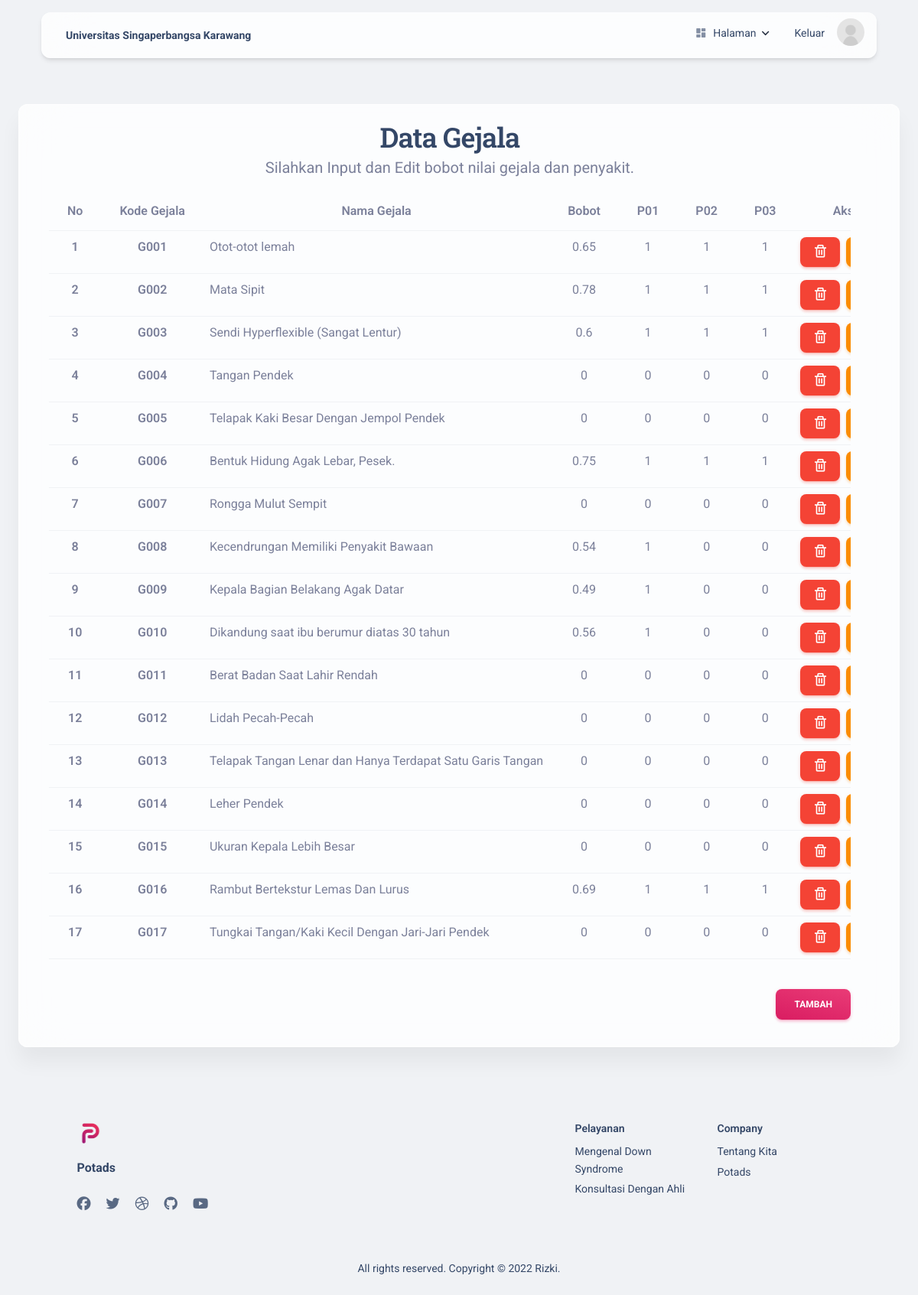
The page /pages/admingejala.php (signed in) on the database as committed earlier.
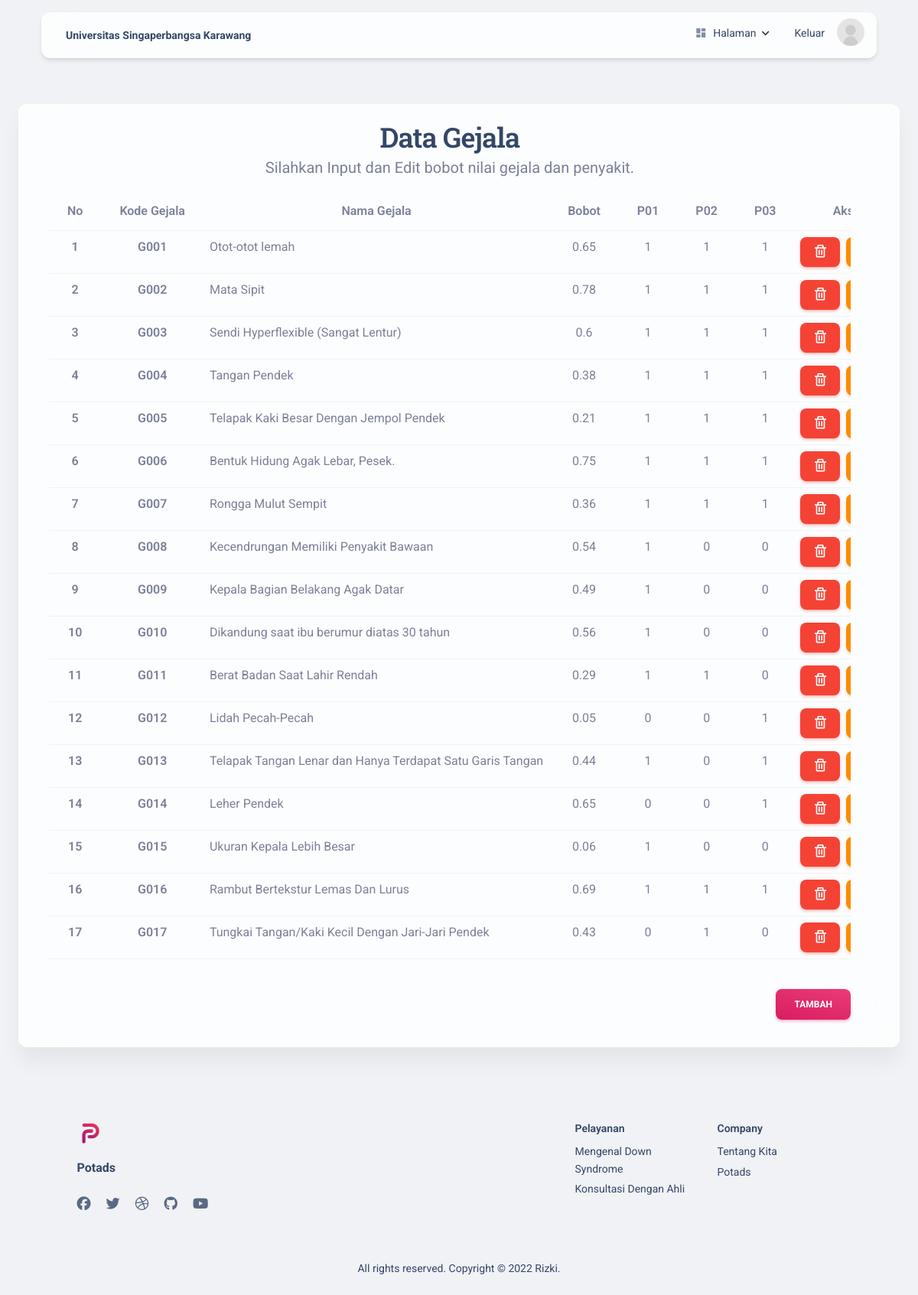
The same page on the database as committed later.
### tables this page shows
CREATE TABLE `gejala` (
  `kode_gejala` varchar(50) NOT NULL,
  `nama_gejala` varchar(100) NOT NULL,
  `bobot` float NOT NULL,
  `p01` int(5) NOT NULL,
  `p02` int(5) NOT NULL,
  `p03` int(5) NOT NULL
);

### pages/admingejala.php (the view, shortened to what this page needs)
<!DOCTYPE html>
<html lang="en" itemscope itemtype="http://schema.org/WebPage">
<head>
  <link href="../assets/css/nucleo-icons.css" rel="stylesheet" />
  <link href="../assets/css/nucleo-svg.css" rel="stylesheet" />
  <link href='https://unpkg.com/boxicons@2.1.2/css/boxicons.min.css' rel='stylesheet'>
  <link id="pagestyle" href="../assets/css/material-kit.css?v=3.0.4" rel="stylesheet" />
</head>
<body class="index-page bg-gray-200">
  <?php
  include 'navbaradmin.php';
  ?>
  <div class="card card-body blur shadow-blur mx-3 mx-md-4 mt-n6">
    <section class="my-0 py-0">
      <div class="container">
        <div class="row">
          <div class="row justify-content-center text-center my-sm-1">
            <div class="col-lg-12 ">
              <h2 class="text-dark mb-0">Data Gejala </h2>
              <p class="lead">Silahkan Input dan Edit bobot nilai gejala dan penyakit. </p>
              <div class="table-responsive">
                <table class="table table-hover">
                  <thead>
                    <tr>
                      <th scope="col">No</th>
                      <th scope="col">Kode Gejala</th>
                      <th scope="col">Nama Gejala</th>
                      <th scope="col">bobot</th>
                      <th scope="col">p01</th>
                      <th scope="col">p02</th>
                      <th scope="col">p03</th>
                      <th scope="col">Aksi</th>
                    </tr>
                  </thead>
                  <tbody>
                    <?php
                    include 'koneksi.php';
                    $no = 1;
                    $query = mysqli_query($koneksi, "SELECT * FROM gejala") or die(mysqli_error($koneksi));
                    foreach ($query as $data) {
                    ?>
                      <tr>
                        <th class="text-center" scope="row"><?php echo $no ?></th>
                        <th class="text-center" scope="row"><?php echo $data['kode_gejala'] ?></th>
                        <td class="text-start"><?php echo $data['nama_gejala'] ?></td>
                        <td class="text-center"><?php echo $data['bobot'] ?></td>
                        <td class="text-center"><?php echo $data['p01'] ?></td>
                        <td class="text-center"><?php echo $data['p02'] ?></td>
                        <td class="text-center"><?php echo $data['p03'] ?></td>
                        <td class="text-center">
                          <a href="phpadmingejalahapus.php?kode_gejala=<?php echo $data['kode_gejala'] ?>" onclick="return confirm('Anda yakin akan menghapus data ini?')">
                            <button type="button" class="btn btn-danger btn-sm w-auto me-1 mb-0 pt-2">
                              <i class='bx bx-trash' style="font-size : 1.25rem;"></i>
                            </button>
                          </a>
                          <button type="button" class="btn btn-warning btn-sm w-auto me-1 mb-0 pt-2" data-bs-toggle="modal" data-bs-target="#exampleModal2<?php echo $data['kode_gejala']; ?>">
                          </button>
                        </td>
                      </tr>
                    <?php
                      $no++;
                    }
                    ?>
                  </tbody>
                </table>
              </div>
              <button type="button" class="btn bg-gradient-primary w-auto me-auto float-end mt-4" data-bs-toggle="modal" data-bs-target="#exampleModal">Tambah</button>
            </div>
          </div>
        </div>
      </div>
    </section>
  </div>
  <footer class="footer pt-5 mt-5">
    <div class="container">
      <div class=" row">
        <div class="col-md-3 mb-4 ms-auto">
          <div>
            <a href="https://www.creative-tim.com/product/material-kit">
              <img src="../assets/img/logo.png" class="mb-3 footer-logo" alt="main_logo">
            </a>
            <h6 class="font-weight-bolder mb-4">Potads</h6>
          </div>
          <div>
            <ul class="d-flex flex-row ms-n3 nav">
              <li class="nav-item">
                <a class="nav-link pe-1" href="https://www.facebook.com/CreativeTim" target="_blank">
                  <i class="fab fa-facebook text-lg opacity-8"></i>
                </a>
              </li>
              <li class="nav-item">
                <a class="nav-link pe-1" href="https://twitter.com/creativetim" target="_blank">
                  <i class="fab fa-twitter text-lg opacity-8"></i>
                </a>
              </li>
              <li class="nav-item">
                <a class="nav-link pe-1" href="https://dribbble.com/creativetim" target="_blank">
                  <i class="fab fa-dribbble text-lg opacity-8"></i>
                </a>
              </li>
              <li class="nav-item">
                <a class="nav-link pe-1" href="https://github.com/creativetimofficial" target="_blank">
                  <i class="fab fa-github text-lg opacity-8"></i>
                </a>
              </li>
              <li class="nav-item">
                <a class="nav-link pe-1" href="https://www.youtube.com/channel/UCVyTG4sCw-rOvB9oHkzZD1w" target="_blank">
                  <i class="fab fa-youtube text-lg opacity-8"></i>
                </a>
              </li>
            </ul>
          </div>
        </div>
        <div class="col-md-2 col-sm-6 col-6 mb-4 ">
          <div>
            <h6 class="text-sm">Pelayanan </h6>
            <ul class="flex-column ms-n3 nav">
              <li class="nav-item">
                <a class="nav-link" href="../index.php#DownSyndrome">
                  Mengenal Down Syndrome
                </a>
              </li>
              <li class="nav-item">
                <a class="nav-link" href="konsultasi.php">
                  Konsultasi Dengan Ahli
                </a>
              </li>
            </ul>
          </div>
        </div>
        <div class="col-md-2 col-sm-6 col-6 mb-4 me-auto">
          <div>
            <h6 class="text-sm">Company</h6>
            <ul class="flex-column ms-n3 nav">
              <li class="nav-item">
                <a class="nav-link" href="../index.php#tentangKita">
                  Tentang Kita
                </a>
              </li>
              <li class="nav-item">
                <a class="nav-link" href="../index.php">
                  Potads
                </a>
              </li>
            </ul>
          </div>
        </div>
        <div class="col-12">
          <div class="text-center">
            <p class="text-dark my-4 text-sm font-weight-normal">
              All rights reserved. Copyright © <a href="http://keenu.epizy.com/" target="_blank"> Rizki</a>.
            </p>
          </div>
        </div>
      </div>
    </div>
  </footer>
</body>
</html>

### pages/navbaradmin.php (shortened to what this page needs)
<div class="container position-sticky z-index-sticky top-0">
    <div class="row">
        <div class="col-12">
            <nav class="navbar navbar-expand-lg  blur border-radius-xl top-0 z-index-fixed shadow position-absolute my-3 py-2 start-0 end-0 mx-4">
                <div class="container-fluid px-0">
                    <a class="navbar-brand font-weight-bolder ms-sm-3" href="../index.php#home" rel="tooltip" title="Design by Rizki" data-placement="bottom">
                        Universitas Singaperbangsa Karawang
                    </a>
                    <div class="collapse navbar-collapse pt-3 pb-2 py-lg-0 w-100" id="navigation">
                        <ul class="navbar-nav navbar-nav-hover ms-auto">
                            <li class="nav-item dropdown dropdown-hover mx-2">
                                <a class="nav-link ps-2 d-flex cursor-pointer align-items-center" id="dropdownMenuPages" data-bs-toggle="dropdown" aria-expanded="false">
                                    <i class="material-icons opacity-6 me-2 text-md">dashboard</i>
                                    Halaman
                                    <img src="../assets/img/down-arrow-dark.svg" alt="down-arrow" class="arrow ms-auto ms-md-2">
                                </a>
                            </li>
                            <li class="nav-item dropdown dropdown-hover mx-2">
                                <a href="./phplogout.php" class="nav-link ps-2 d-flex cursor-pointer align-items-center" aria-expanded="false">
                                    Keluar
                                </a>
                            </li>
                            <li class="nav-item my-auto ms-3 ms-lg-0">
                                <a href="javascript:;" class="avatar avatar-sm rounded-circle">
                                    <img alt="Image placeholder" src="../assets/img/foto_profil/<?= $_SESSION["foto_profil"] ?>">
                                </a>
                            </li>
                        </ul>
                    </div>
                </div>
            </nav>
        </div>
    </div>
</div>

Rows that differ between the two databases and show on the page:
changed gejala "Tangan Pendek": bobot "0" → "0.38"; p01 "0" → "1"; p02 "0" → "1"; p03 "0" → "1"
changed gejala "Telapak Kaki Besar Dengan Jempol Pendek": bobot "0" → "0.21"; p01 "0" → "1"; p02 "0" → "1"; p03 "0" → "1"
changed gejala "Rongga Mulut Sempit": bobot "0" → "0.36"; p01 "0" → "1"; p02 "0" → "1"; p03 "0" → "1"
changed gejala "Berat Badan Saat Lahir Rendah": bobot "0" → "0.29"; p01 "0" → "1"; p02 "0" → "1"
changed gejala "Lidah Pecah-Pecah": bobot "0" → "0.05"; p03 "0" → "1"
changed gejala "Telapak Tangan Lenar dan Hanya Terdapat Satu Garis Tangan": bobot "0" → "0.44"; p01 "0" → "1"; p03 "0" → "1"
changed gejala "Leher Pendek": bobot "0" → "0.65"; p03 "0" → "1"
changed gejala "Ukuran Kepala Lebih Besar": bobot "0" → "0.06"; p01 "0" → "1"
changed gejala "Tungkai Tangan/Kaki Kecil Dengan Jari-Jari Pendek": bobot "0" → "0.43"; p02 "0" → "1"
